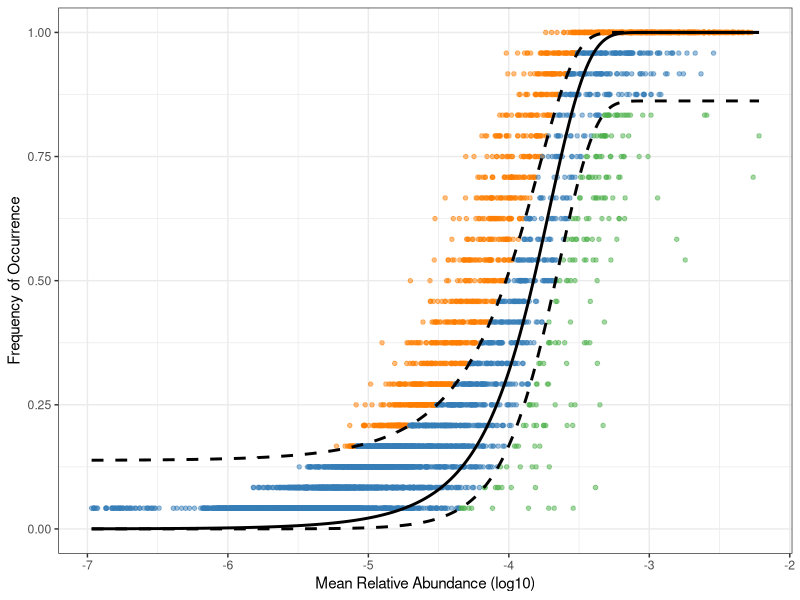

Write the R code that produced this figure. (Note: this script raises an error after producing the figure.)
# Script to fit the neutral model of DOM molecules to high resolution mass spectrometry data - 6/1/2023
# She Zhixiang; Shezhixiang@mail.hfut.edu.cn
# She Zhixiang et al. Quantifying stochastic processes in shaping dissolved organic matter pool with high resolution mass spectrum.
# dom: A table for HRMS data with samples as rows and  molecules as columns.
# pool:  The assemblage of DOm molecules. DOM samples analyzed at distinct locations as local pools, while the collection of various samples as source pool.

#Make sure the following R packages are installed
require(vegan)
require(Hmisc)
require(minpack.lm)
require(stats4)

Sample_Name = "Dataset_Name" # Sample name for output

setwd("/path/to/ICR_data") # Load in data #

data<-read.csv('dom.csv',head=T, row.names=1)

#Calculate the relative abundance of each molecular formula in each sample with a threshold value of 100
scale_to_100 <- function(x) {
  scaled <- (x / max(x)) * 100
  return(scaled)
}
dom <- as.data.frame(lapply(data, scale_to_100))
rownames(dom) <- rownames(data)
dom<-t(dom)

N <- mean(apply(dom, 1, sum)) #Calculate the number of molecules per sample
p.m <- apply(dom, 2, mean) 
p.m <- p.m[p.m != 0] 
p <- p.m/N #Calculate the mean relative abundance of each molecules across samples

#Calculate the occurrence frequency of each molecule across samples
dom.bi <- 1*(dom>0)
freq <- apply(dom.bi, 2, mean) 
freq <- freq[freq != 0]

#Combine
C <- merge(p, freq, by=0)
C <- C[order(C[,2]),]
C <- as.data.frame(C)
C.0 <- C[!(apply(C, 1, function(y) any(y == 0))),]
p <- C.0[,2]
freq <- C.0[,3]
names(p) <- C.0[,1]
names(freq) <- C.0[,1]

d = 1/N #Calculate the limit of detection

#Fit model parameter m using Non-linear least squares (NLS)
m.fit <- nlsLM(freq ~ pbeta(d, N*m*p, N*m*(1 -p), lower.tail=FALSE),start=list(m=0.1))
m.ci <- confint(m.fit, 'm', level=0.95)

m.fit  #Get the model parameter m value
summary(m.fit)#produce summaries of the results of the model fitting

freq.pred <- pbeta(d, N*coef(m.fit)*p, N*coef(m.fit)*(1 -p), lower.tail=FALSE) #The neutral predicted frequency per molecule
pred.ci <- binconf(freq.pred*nrow(dom), nrow(dom), alpha=0.05, method="wilson", return.df=TRUE)
Rsqr <- 1 - (sum((freq - freq.pred)^2))/(sum((freq - mean(freq))^2))
Rsqr  #Get the goodness of fit R2 of the model

fitstats <-data.frame(p,freq,freq.pred,pred.ci[,2:3])

# Distinguish between neutral and non-neutral molecules
fitstats$Type <- NA
fitstats$Type[fitstats$freq >= fitstats$Upper] <- "above"
fitstats$Type[fitstats$freq <= fitstats$Lower] <- "below"
fitstats$Type[fitstats$freq < fitstats$Upper & fitstats$freq > fitstats$Lower] <- "neutral"

# Export the neutral modeling results for HRMS data
write.csv(fitstats, paste(Sample_Name, "_neutral_result", sep = ""), quote = F, row.names = F)

#Draw the statistical map for neutral model fit result

library(ggplot2)

fitstats <- data.frame(p, freq, freq.pred, Lower = pred.ci[, 2], Upper = pred.ci[, 3])
fitstats$inter.col <- '#377eb8'  # Initialize all data points to blue
fitstats$inter.col[fitstats$freq <= fitstats$Lower] <- '#4daf4a'  # Change the color of non-neutral molecules below neutral prediction to green
fitstats$inter.col[fitstats$freq >= fitstats$Upper] <- '#ff7f00'  # Change the color of non-neutral molecules above neutral prediction to orange

ggplot(fitstats, aes(x = log10(p), y = freq)) +
  geom_point(shape = 20, color = fitstats$inter.col, alpha = 0.5, size = 2) +
  geom_line(aes(y = freq.pred), color = 'black', size = 1) +
  geom_line(aes(y = Lower), color = 'black', size = 1, linetype = 'dashed') +
  geom_line(aes(y = Upper), color = 'black', size = 1, linetype = 'dashed') +
  ylab('Frequency of Occurrence') +
  xlab('Mean Relative Abundance (log10)') +
  theme_bw()

draw.text <- function(just, i, j) {
  grid.text(paste(Sample_Name,"\n","Rsqr=",round(Rsqr,2),"\n","m=",round(coef(m.fit),2)), x=x[j], y=y[i], just=just)}

x <- unit(1:4/5, "npc")
y <- unit(1:4/5, "npc")

draw.text(c("centre", "bottom"), 4, 2)
